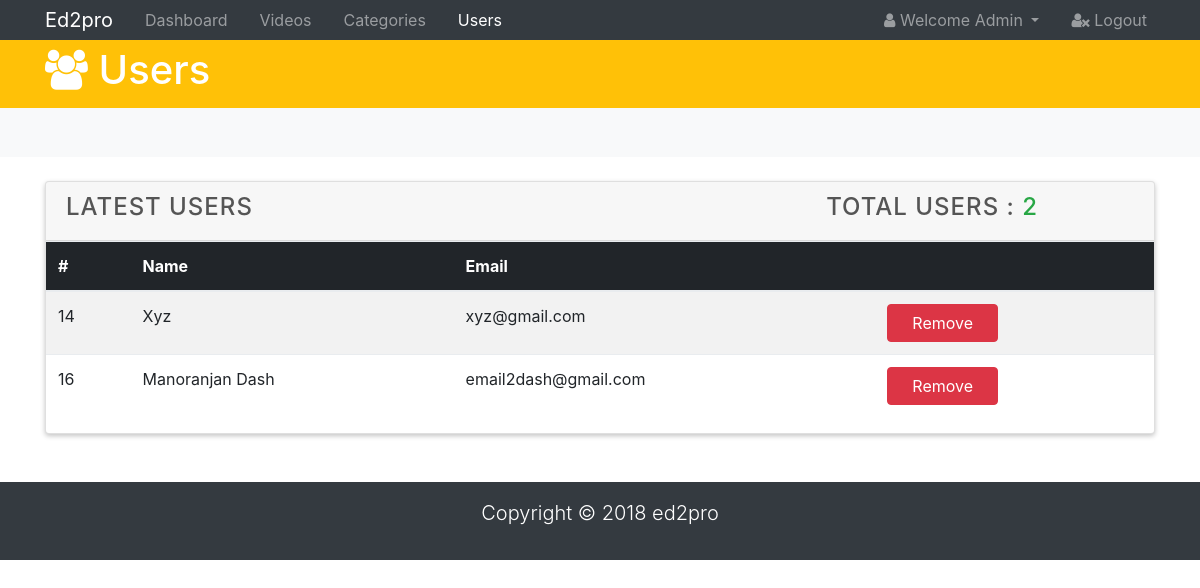
The app's page /admin/users.php (signed in) with its own data.
### tables this page shows
CREATE TABLE `users` (
  `user_id` int(20) NOT NULL,
  `user_name` varchar(50) NOT NULL,
  `user_email` varchar(50) NOT NULL,
  `user_password` varchar(50) NOT NULL,
  `user_phone` varchar(10) DEFAULT NULL
);

### admin/users.php (the view, shortened to what this page needs)
<!DOCTYPE html>
<html lang="en">
<head>
  <link rel="stylesheet" href="css/font-awesome.min.css">
  <link rel="stylesheet" href="css/bootstrap.css">
  <link rel="stylesheet" href="css/style.css">
</head>
<body>
  <nav class="navbar navbar-expand-sm navbar-dark bg-dark p-0">
    <div class="container">
      <a href="index.php" class="navbar-brand">Ed2pro</a>
      <div class="collapse navbar-collapse" id="navbarNav">
        <ul class="navbar-nav">
          <li class="nav-item px-2">
            <a href="index.php" class="nav-link">Dashboard</a>
          </li>
          <li class="nav-item px-2">
            <a href="video.php" class="nav-link">Videos</a>
          </li>
          <li class="nav-item px-2">
            <a href="categories.php" class="nav-link">Categories</a>
          </li>
          <li class="nav-item px-2">
            <a href="users.php" class="nav-link active">Users</a>
          </li>
        </ul>
        <ul class="navbar-nav ml-auto">
          <li class="nav-item dropdown mr-3">
            <a href="#" class="nav-link dropdown-toggle" data-toggle="dropdown">
              <i class="fa fa-user"></i> Welcome <span id="user">Admin</span>
            </a>
          </li>
          <li class="nav-item">
            <a href="logout.php" class="nav-link">
              <i class="fa fa-user-times"></i> Logout
            </a>
          </li>
        </ul>
      </div>
    </div>
  </nav>
  <header id="main-header" class="py-2 bg-warning text-white">
    <div class="container">
      <div class="row">
        <div class="col-md-6">
          <h1><i class="fa fa-users"></i> Users</h1>
        </div>
      </div>
    </div>
  </header>
  <section id="action" class="py-4 mb-4 bg-light">
    <div class="container">
      <div class="row">
        <div class="col-md-6 ml-auto">
        </div>
      </div>
    </div>
  </section>
  <section id="posts">
    <div class="container">
      <div class="row">
        <div class="col">
          <div class="card">
            <div class="card-header">
              <div class="d-flex justify-content-between">
              <h4>Latest Users</h4>
              <?php
               include './includes/db.inc.php';
               $q1 = 'SELECT * FROM `users`';
               $result = mysqli_query($conn, $q1);
               $totalUsers = mysqli_num_rows($result);
               echo "<h4 class='pr-5 mr-5'>Total Users : <span class='text-success'> " . $totalUsers ."</span></h4>";
              ?>
              </div>
            </div>
            <table class="table table-striped">
              <thead class="thead-inverse">
                <tr>
                  <th>#</th>
                  <th>Name</th>
                  <th>Email</th>
                  <th></th>
                </tr>
              </thead>
              <tbody>
              <?php
                while($row = mysqli_fetch_array($result)){
                  echo '<tr>';
                  echo '<td scope="row">';
                  echo $row['user_id'];
                  echo '</td>';
                  echo '<td>';
                  echo $row['user_name'];
                  echo '</td>';
                  echo '<td>';
                  echo $row['user_email'];
                  echo '</td>';
                  echo '<td>';
                  echo '<a href="./includes/deleteUser.inc.php?userID='.$row['user_id'].'" class="btn btn-danger px-4" id="deleteBtn">Remove</a>';
                  echo '</td>';
                  echo '</tr>';
                }
              ?>
              </tbody>
            </table>
          </div>
        </div>
      </div>
    </div>
  </section>
  <footer id="main-footer" class="bg-dark text-white mt-5 p-3">
    <div class="conatiner">
      <div class="row">
        <div class="col">
          <p class="lead text-center">Copyright &copy; 2018 ed2pro</p>
        </div>
      </div>
    </div>
  </footer>
</body>
</html>

### admin/css/style.css (style rules this page uses)
.card-header h4 { text-transform: uppercase; letter-spacing: 1px; color: #555; }
.card { box-shadow: 0px 2px 5px rgba(0,0,0,0.23); }

### records on screen
users: user_id "14", user_name "Xyz", user_email "xyz@gmail.com"
users: user_id "16", user_name "Manoranjan Dash", user_email "email2dash@gmail.com"

### other values on screen
$totalUsers "2"
